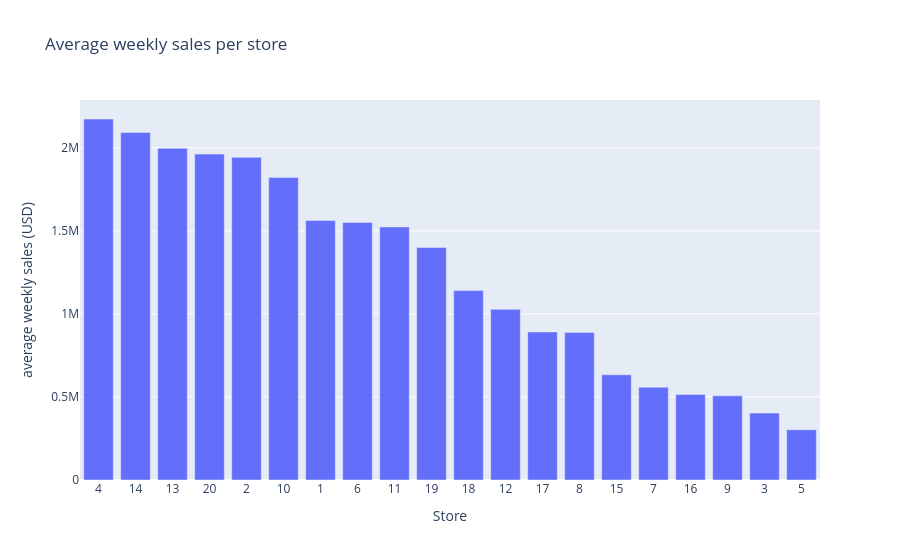

Notebook cell for this chart:
### Markdown cell above
Average weekly sales of each store, to see whether the store matters. From about 302,500 USD for store 5 to 2.17 million for store 4: a factor of about 7. Each average rests on 3 to 12 weeks only, so these are rough levels.

### Code cell
store_sales = df.groupby('Store')['Weekly_Sales'].agg(['mean', 'count']).reset_index().sort_values('mean', ascending=False)
fig = px.bar(store_sales, x=store_sales['Store'].astype(int).astype(str), y='mean', hover_data=['count'],
             labels={'x': 'Store', 'mean': 'average weekly sales (USD)'}, title='Average weekly sales per store')
fig.show()

### Figure 1 — Plotly figure (JSON) as saved in the notebook; plotly's stock layout.template omitted (floating-point values rounded to 4 significant figures)
{"data": [{"customdata": [[6], [9], [9], [5], [8], [5], [9], [6], [3], [8], [10], [5], [7], [6], [4], [8], [4], [4], [12], [8]], "hovertemplate": "Store=%{x}<br>average weekly sales (USD)=%{y}<br>count=%{customdata[0]}<extra></extra>", "legendgroup": "", "marker": {"color": "#636efa", "pattern": {"shape": ""}}, "name": "", "orientation": "v", "showlegend": false, "textposition": "auto", "type": "bar", "x": ["4", "14", "13", "20", "2", "10", "1", "6", "11", "19", "18", "12", "17", "8", "15", "7", "16", "9", "3", "5"], "xaxis": "x", "y": [2174000.0, 2093000.0, 1997000.0, 1962000.0, 1943000.0, 1822000.0, 1563000.0, 1551000.0, 1524000.0, 1401000.0, 1140000.0, 1028000.0, 891600.0, 888800.0, 633600.0, 559100.0, 515300.0, 506900.0, 403100.0, 302500.0], "yaxis": "y"}], "layout": {"barmode": "relative", "legend": {"tracegroupgap": 0}, "title": {"text": "Average weekly sales per store"}, "xaxis": {"anchor": "y", "domain": [0.0, 1.0], "title": {"text": "Store"}}, "yaxis": {"anchor": "x", "domain": [0.0, 1.0], "title": {"text": "average weekly sales (USD)"}}}}
